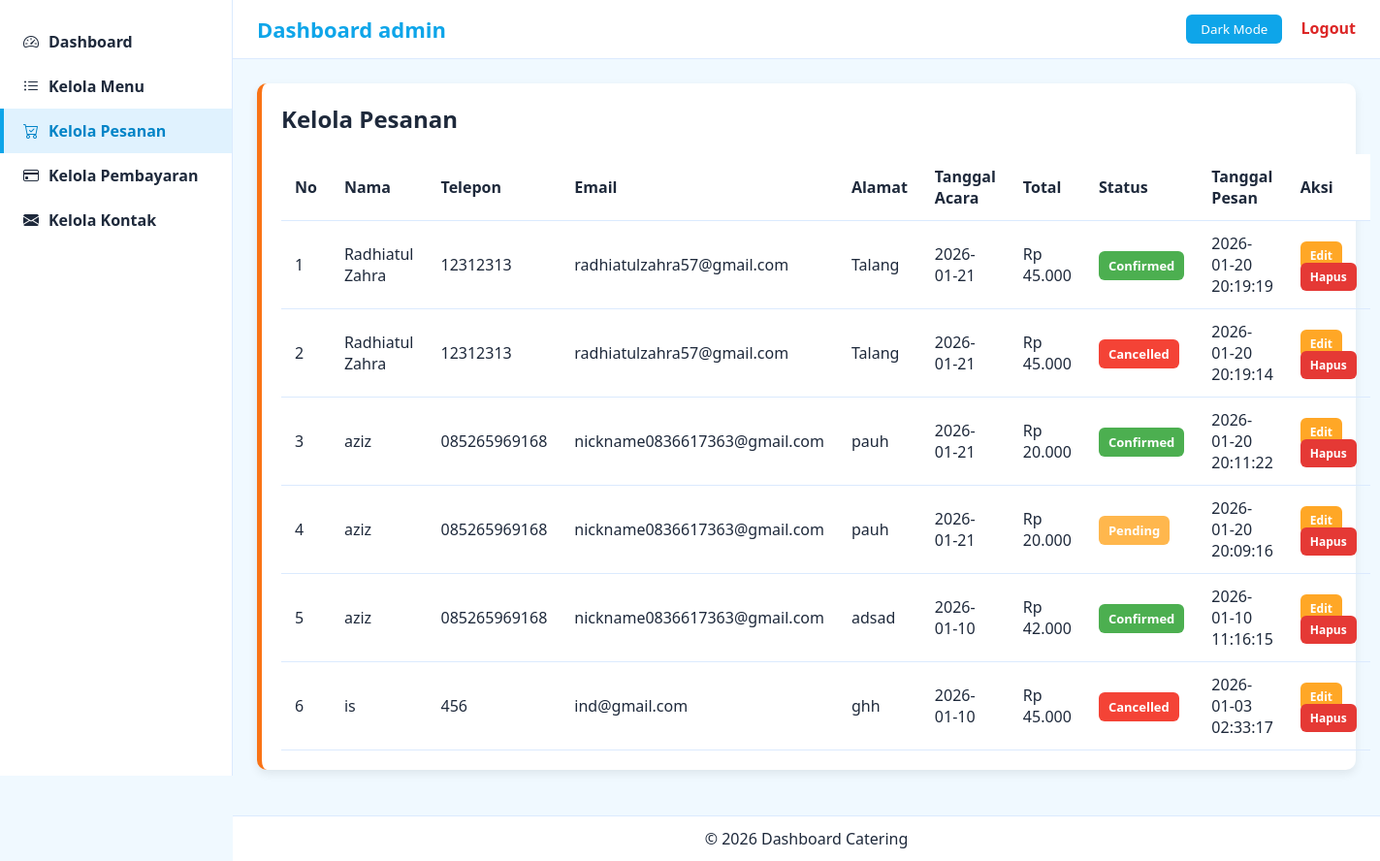
Screenshot of /dashboard/pesanan/index.php (signed in) with the database file from the repository.
### tables this page shows
CREATE TABLE `pesanan` (
  `id_pesanan` int(11) NOT NULL,
  `nama` varchar(100) NOT NULL,
  `telepon` varchar(20) NOT NULL,
  `email` varchar(100) NOT NULL,
  `alamat` text NOT NULL,
  `tanggal_acara` date NOT NULL,
  `metode_pembayaran` enum('Transfer Bank','Cash on Delivery','OVO','GoPay') NOT NULL,
  `total_harga` decimal(12,2) NOT NULL,
  `status_pesanan` enum('menunggu_pembayaran','sudah_bayar','dikirim','selesai','dibatalkan') DEFAULT 'menunggu_pembayaran',
  `created_at` timestamp NOT NULL DEFAULT current_timestamp(),
  `bukti_transfer` varchar(255) DEFAULT NULL
);

### dashboard/pesanan/index.php (the view, shortened to what this page needs)
<?php
include "../../config.php";
$q = mysqli_query($conn, "SELECT * FROM pesanan ORDER BY id_pesanan DESC");
?>
<!doctype html>
<html lang="id">
<head>
    <link rel="stylesheet" href="https://cdn.jsdelivr.net/npm/bootstrap-icons/font/bootstrap-icons.css">
    <link rel="stylesheet" href="../assets/style.css">
</head>
<body>
<div class="sidebar">
    <a href="../index.php"><i class="bi bi-speedometer2"></i> Dashboard</a>
    <a href="../menu/index.php"><i class="bi bi-list-ul"></i> Kelola Menu</a>
    <a href="../pesanan/index.php" class="active"><i class="bi bi-cart-check"></i> Kelola Pesanan</a>
    <a href="../pembayaran/index.php"><i class="bi bi-credit-card"></i> Kelola Pembayaran</a>
    <a href="../kontak/index.php"><i class="bi bi-envelope-fill"></i> Kelola Kontak</a>
</div>
<div class="main">
<header>
        <a href="../../index.php" style="text-decoration: none; color: inherit;">
        <div class="logo">Dashboard admin</div>
    </a>
    <div class="right">
        <button id="toggleMode">Dark Mode</button>
        <a href="../../logout.php" style="margin-left:15px;color:#dc2626;font-weight:600;text-decoration:none;">Logout</a>
    </div>
</header>
<div class="content">
<div class="card">
<h2>Kelola Pesanan</h2>
<table class="table">
<thead>
<tr>
    <th>No</th>
    <th>Nama</th>
    <th>Telepon</th>
    <th>Email</th>
    <th>Alamat</th>
    <th>Tanggal Acara</th>
    <th>Total</th>
    <th>Status</th>
    <th>Tanggal Pesan</th>
    <th>Aksi</th>
</tr>
</thead>
<tbody>
<?php $no=1; while($d=mysqli_fetch_assoc($q)): ?>
<tr>
    <td><?= $no++ ?></td>
    <td><?= htmlspecialchars($d['nama']) ?></td>
    <td><?= htmlspecialchars($d['telepon']) ?></td>
    <td><?= htmlspecialchars($d['email']) ?></td>
    <td><?= htmlspecialchars($d['alamat']) ?></td>
    <td><?= $d['tanggal_acara'] ?></td>
    <td>Rp <?= number_format($d['total_harga'],0,',','.') ?></td>
    <td>
        <?php if ($d['status_pesanan']=='menunggu_pembayaran'): ?>
            <span class="badge badge-warning">Pending</span>
        <?php elseif ($d['status_pesanan']=='sudah_bayar'): ?>
            <span class="badge badge-success">Confirmed</span>
        <?php else: ?>
            <span class="badge badge-danger">Cancelled</span>
        <?php endif; ?>
    </td>
    <td><?= $d['created_at'] ?></td>
    <td>
        <a href="edit.php?id_pesanan=<?= $d['id_pesanan'] ?>" class="btn-warning small">Edit</a>
        <a href="#" onclick="confirmDelete('hapus.php?id=<?= $d['id_pesanan'] ?>')" class="btn-danger small">Hapus</a>
    </td>
</tr>
<?php endwhile; ?>
</tbody>
</table>
</div>
</div>
<footer>© <?= date("Y") ?> Dashboard Catering</footer>
</div>
</body>
</html>

### dashboard/assets/style.css (style rules this page uses)
* { margin: 0; padding: 0; box-sizing: border-box; font-family: "Segoe UI", Arial, sans-serif; }
:root { --primary: #0ea5e9; --primary-hover: #0284c7; --accent: #f97316; --bg-color: #f0f9ff; --text-color: #1e293b; --header-bg: #ffffff; --sidebar-bg: #ffffff; --sidebar-border: #dbeafe; --sidebar-link: #1e293b; --sidebar-link-hover: #0284c7; --sidebar-active-bg: #e0f2fe; --sidebar-active-text: #0284c7; --card-bg: #ffffff; --footer-bg: #ffffff; }
body { background: var(--bg-color); color: var(--text-color); display: flex; min-height: 100vh; transition: 0.35s ease-in-out; }
.sidebar { width: 240px; background: var(--sidebar-bg); border-right: 1px solid var(--sidebar-border); padding-top: 20px; position: fixed; height: 100vh; }
.sidebar a { display: flex; align-items: center; gap: 10px; padding: 12px 20px; text-decoration: none; font-weight: 600; color: var(--sidebar-link); transition: 0.25s; border-left: 4px solid transparent; }
.sidebar a.active { background: var(--sidebar-active-bg); color: var(--sidebar-active-text) !important; border-left: 4px solid var(--primary); }
.main { margin-left: 240px; width: calc(100% - 240px); display: flex; flex-direction: column; }
header { background: var(--header-bg); color: var(--text-color); padding: 15px 25px; display: flex; justify-content: space-between; align-items: center; border-bottom: 1px solid var(--sidebar-border); position: sticky; top: 0; z-index: 99; }
header .logo { font-size: 22px; font-weight: bold; color: var(--primary); }
#toggleMode { padding: 6px 15px; background: var(--primary); border: none; border-radius: 6px; color: white; cursor: pointer; transition: 0.2s; }
.content { padding: 25px; }
.card { background: var(--card-bg); padding: 20px; border-radius: 10px; box-shadow: 0 4px 10px rgba(0,0,0,0.08); margin-bottom: 22px; border-left: 5px solid var(--accent); }
footer { margin-top: auto; text-align: center; padding: 12px; background: var(--footer-bg); border-top: 1px solid var(--sidebar-border); }

### dashboard/pesanan/index.php (style rules this page uses)
.table { width: 100%; border-collapse: collapse; margin-top: 20px; }
.table th, .table td { padding: 12px 14px; border-bottom: 1px solid var(--sidebar-border); text-align: left; color: var(--text-color); }
.table th { background: var(--card-bg); font-weight: 700; }
.badge { padding: 6px 10px; border-radius: 6px; font-size: 13px; font-weight: 600; }
.badge-warning { background:#ffb74d; color:#fff; }
.badge-success { background:#4caf50; color:#fff; }
.badge-danger { background:#f44336; color:#fff; }
.btn-warning.small, .btn-danger.small { padding: 6px 10px; font-size: 12px; border-radius: 6px; text-decoration: none; font-weight: 600; }
.btn-warning.small { background:#ffa726; color:#fff; }
.btn-danger.small { background:#e53935; color:#fff; }

### rows the page displays
pesanan: nama "Radhiatul Zahra", telepon "12312313", email "radhiatulzahra57@gmail.com", alamat "Talang", tanggal_acara "2026-01-21", total_harga "45.000", status_pesanan "Confirmed", created_at "2026-01-20 20:19:19"
pesanan: nama "Radhiatul Zahra", telepon "12312313", email "radhiatulzahra57@gmail.com", alamat "Talang", tanggal_acara "2026-01-21", total_harga "45.000", status_pesanan "Cancelled", created_at "2026-01-20 20:19:14"
pesanan: nama "aziz", telepon "085265969168", email "nickname0836617363@gmail.com", alamat "pauh", tanggal_acara "2026-01-21", total_harga "20.000", status_pesanan "Confirmed", created_at "2026-01-20 20:11:22"
pesanan: nama "aziz", telepon "085265969168", email "nickname0836617363@gmail.com", alamat "pauh", tanggal_acara "2026-01-21", total_harga "20.000", shows "Pending", created_at "2026-01-20 20:09:16"
pesanan: nama "aziz", telepon "085265969168", email "nickname0836617363@gmail.com", alamat "adsad", tanggal_acara "2026-01-10", total_harga "42.000", status_pesanan "Confirmed", created_at "2026-01-10 11:16:15"
pesanan: nama "is", telepon "456", email "ind@gmail.com", alamat "ghh", tanggal_acara "2026-01-10", total_harga "45.000", status_pesanan "Cancelled", created_at "2026-01-03 02:33:17"
